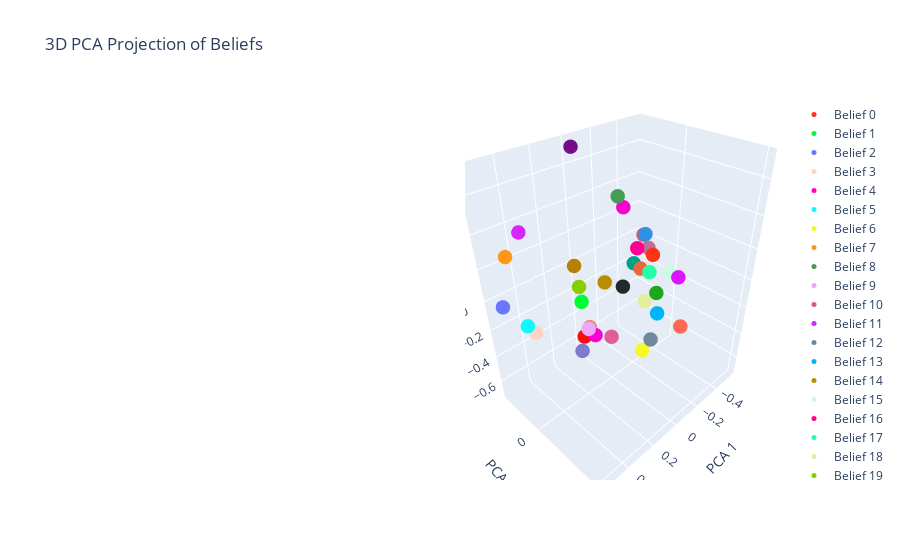

Notebook code for this chart:
### Code cell
belief_predictions_pca = vis_pca.transform(belief_predictions.reshape(-1, 5))

# now visualize in 3d
transformer_input_belief_indices_flattened = transformer_input_belief_indices.view(-1).cpu().numpy()
from plotly.subplots import make_subplots
from plotly import graph_objects as go

colors = px.colors.qualitative.Light24 + px.colors.qualitative.Dark24 + px.colors.qualitative.Plotly

fig = make_subplots(rows=1, cols=2, specs=[[{'type': 'scatter3d'}, {'type': 'scatter3d'}]])
for belief in msp_belief_index.keys():
    b = msp_belief_index[belief]
    relevant_indices = np.where(transformer_input_belief_indices_flattened == b)[0]
    relevant_data = belief_predictions_pca[relevant_indices]
    if len(relevant_data) > 0:
        centers_of_mass = np.mean(relevant_data, axis=0)
    
        fig.add_trace(go.Scatter3d(x=[centers_of_mass[0]],
                                y=[centers_of_mass[1]],
                                z=[centers_of_mass[2]],
                                mode='markers',
                                name=f'Belief {b}',
                                marker=dict(size=5, color=colors[b], opacity=1)),
                    row=1, col=2)
        
fig.update_layout(title='3D PCA Projection of Beliefs',
                    scene=dict(xaxis_title='PCA 1', yaxis_title='PCA 2', zaxis_title='PCA 3'),
                    scene2=dict(xaxis_title='PCA 1', yaxis_title='PCA 2', zaxis_title='PCA 3'))
fig.show()

### Figure 1 — Plotly figure (JSON) as saved in the notebook; plotly's stock layout.template omitted (floating-point values rounded to 4 significant figures)
{"data": [{"marker": {"color": "#FD3216", "opacity": 1, "size": 5}, "mode": "markers", "name": "Belief 0", "scene": "scene2", "type": "scatter3d", "x": [-0.1839], "y": [0.1493], "z": [0.1719]}, {"marker": {"color": "#00FE35", "opacity": 1, "size": 5}, "mode": "markers", "name": "Belief 1", "scene": "scene2", "type": "scatter3d", "x": [0.2262], "y": [0.01719], "z": [-0.001187]}, {"marker": {"color": "#6A76FC", "opacity": 1, "size": 5}, "mode": "markers", "name": "Belief 2", "scene": "scene2", "type": "scatter3d", "x": [0.5573], "y": [-0.2211], "z": [0.01223]}, {"marker": {"color": "#FED4C4", "opacity": 1, "size": 5}, "mode": "markers", "name": "Belief 3", "scene": "scene2", "type": "scatter3d", "x": [0.3482], "y": [-0.2787], "z": [-0.3225]}, {"marker": {"color": "#FE00CE", "opacity": 1, "size": 5}, "mode": "markers", "name": "Belief 4", "scene": "scene2", "type": "scatter3d", "x": [-0.4037], "y": [-0.2981], "z": [0.2335]}, {"marker": {"color": "#0DF9FF", "opacity": 1, "size": 5}, "mode": "markers", "name": "Belief 5", "scene": "scene2", "type": "scatter3d", "x": [0.4111], "y": [-0.2545], "z": [-0.2206]}, {"marker": {"color": "#F6F926", "opacity": 1, "size": 5}, "mode": "markers", "name": "Belief 6", "scene": "scene2", "type": "scatter3d", "x": [0.003519], "y": [0.2619], "z": [-0.3347]}, {"marker": {"color": "#FF9616", "opacity": 1, "size": 5}, "mode": "markers", "name": "Belief 7", "scene": "scene2", "type": "scatter3d", "x": [0.4492], "y": [-0.3085], "z": [0.2327]}, {"marker": {"color": "#479B55", "opacity": 1, "size": 5}, "mode": "markers", "name": "Belief 8", "scene": "scene2", "type": "scatter3d", "x": [-0.3318], "y": [-0.2742], "z": [0.3365]}, {"marker": {"color": "#EEA6FB", "opacity": 1, "size": 5}, "mode": "markers", "name": "Belief 9", "scene": "scene2", "type": "scatter3d", "x": [0.3533], "y": [0.218], "z": [0.006464]}, {"marker": {"color": "#DC587D", "opacity": 1, "size": 5}, "mode": "markers", "name": "Belief 10", "scene": "scene2", "type": "scatter3d", "x": [-0.56], "y": [-0.2635], "z": [-0.005967]}, {"marker": {"color": "#D626FF", "opacity": 1, "size": 5}, "mode": "markers", "name": "Belief 11", "scene": "scene2", "type": "scatter3d", "x": [0.3446], "y": [-0.3197], "z": [0.3317]}, {"marker": {"color": "#6E899C", "opacity": 1, "size": 5}, "mode": "markers", "name": "Belief 12", "scene": "scene2", "type": "scatter3d", "x": [-0.007063], "y": [0.3108], "z": [-0.2288]}, {"marker": {"color": "#00B5F7", "opacity": 1, "size": 5}, "mode": "markers", "name": "Belief 13", "scene": "scene2", "type": "scatter3d", "x": [-0.165], "y": [0.2171], "z": [-0.1851]}, {"marker": {"color": "#B68E00", "opacity": 1, "size": 5}, "mode": "markers", "name": "Belief 14", "scene": "scene2", "type": "scatter3d", "x": [0.1864], "y": [0.16], "z": [0.1739]}, {"marker": {"color": "#C9FBE5", "opacity": 1, "size": 5}, "mode": "markers", "name": "Belief 15", "scene": "scene2", "type": "scatter3d", "x": [-0.3109], "y": [0.1737], "z": [0.009086]}, {"marker": {"color": "#FF0092", "opacity": 1, "size": 5}, "mode": "markers", "name": "Belief 16", "scene": "scene2", "type": "scatter3d", "x": [0.0001346], "y": [0.2028], "z": [0.3104]}, {"marker": {"color": "#22FFA7", "opacity": 1, "size": 5}, "mode": "markers", "name": "Belief 17", "scene": "scene2", "type": "scatter3d", "x": [0.01534], "y": [0.3027], "z": [0.2214]}, {"marker": {"color": "#E3EE9E", "opacity": 1, "size": 5}, "mode": "markers", "name": "Belief 18", "scene": "scene2", "type": "scatter3d", "x": [-0.2474], "y": [0.04534], "z": [-0.2307]}, {"marker": {"color": "#86CE00", "opacity": 1, "size": 5}, "mode": "markers", "name": "Belief 19", "scene": "scene2", "type": "scatter3d", "x": [0.2633], "y": [0.05045], "z": [0.1302]}, {"marker": {"color": "#BC7196", "opacity": 1, "size": 5}, "mode": "markers", "name": "Belief 20", "scene": "scene2", "type": "scatter3d", "x": [-0.2496], "y": [0.05733], "z": [0.151]}, {"marker": {"color": "#7E7DCD", "opacity": 1, "size": 5}, "mode": "markers", "name": "Belief 21", "scene": "scene2", "type": "scatter3d", "x": [0.0009095], "y": [-0.2894], "z": [-0.7022]}, {"marker": {"color": "#FC6955", "opacity": 1, "size": 5}, "mode": "markers", "name": "Belief 22", "scene": "scene2", "type": "scatter3d", "x": [0.01387], "y": [0.5181], "z": [-0.001255]}, {"marker": {"color": "#E48F72", "opacity": 1, "size": 5}, "mode": "markers", "name": "Belief 23", "scene": "scene2", "type": "scatter3d", "x": [0.2236], "y": [0.07133], "z": [-0.1451]}, {"marker": {"color": "#2E91E5", "opacity": 1, "size": 5}, "mode": "markers", "name": "Belief 24", "scene": "scene2", "type": "scatter3d", "x": [-0.2493], "y": [0.03138], "z": [0.2295]}, {"marker": {"color": "#E15F99", "opacity": 1, "size": 5}, "mode": "markers", "name": "Belief 25", "scene": "scene2", "type": "scatter3d", "x": [0.1671], "y": [0.1818], "z": [-0.1813]}, {"marker": {"color": "#1CA71C", "opacity": 1, "size": 5}, "mode": "markers", "name": "Belief 26", "scene": "scene2", "type": "scatter3d", "x": [-0.2752], "y": [0.1114], "z": [-0.1492]}, {"marker": {"color": "#FB0D0D", "opacity": 1, "size": 5}, "mode": "markers", "name": "Belief 27", "scene": "scene2", "type": "scatter3d", "x": [0.2296], "y": [0.02928], "z": [-0.2351]}, {"marker": {"color": "#DA16FF", "opacity": 1, "size": 5}, "mode": "markers", "name": "Belief 28", "scene": "scene2", "type": "scatter3d", "x": [-0.31], "y": [0.2392], "z": [0.007745]}, {"marker": {"color": "#222A2A", "opacity": 1, "size": 5}, "mode": "markers", "name": "Belief 29", "scene": "scene2", "type": "scatter3d", "x": [-0.3748], "y": [-0.273], "z": [-0.3407]}, {"marker": {"color": "#B68100", "opacity": 1, "size": 5}, "mode": "markers", "name": "Belief 30", "scene": "scene2", "type": "scatter3d", "x": [0.2523], "y": [0.008118], "z": [0.2321]}, {"marker": {"color": "#750D86", "opacity": 1, "size": 5}, "mode": "markers", "name": "Belief 31", "scene": "scene2", "type": "scatter3d", "x": [-0.00306], "y": [-0.2786], "z": [0.7068]}, {"marker": {"color": "#EB663B", "opacity": 1, "size": 5}, "mode": "markers", "name": "Belief 32", "scene": "scene2", "type": "scatter3d", "x": [-0.233], "y": [0.016], "z": [0.0003068]}, {"marker": {"color": "#00A08B", "opacity": 1, "size": 5}, "mode": "markers", "name": "Belief 34", "scene": "scene2", "type": "scatter3d", "x": [-0.5067], "y": [-0.299], "z": [-0.2212]}, {"marker": {"color": "#FB00D1", "opacity": 1, "size": 5}, "mode": "markers", "name": "Belief 35", "scene": "scene2", "type": "scatter3d", "x": [0.3356], "y": [0.2462], "z": [-0.02738]}], "layout": {"scene": {"domain": {"x": [0, 0.45], "y": [0, 1]}, "xaxis": {"title": {"text": "PCA 1"}}, "yaxis": {"title": {"text": "PCA 2"}}, "zaxis": {"title": {"text": "PCA 3"}}}, "scene2": {"domain": {"x": [0.55, 1], "y": [0, 1]}, "xaxis": {"title": {"text": "PCA 1"}}, "yaxis": {"title": {"text": "PCA 2"}}, "zaxis": {"title": {"text": "PCA 3"}}}, "title": {"text": "3D PCA Projection of Beliefs"}}}
